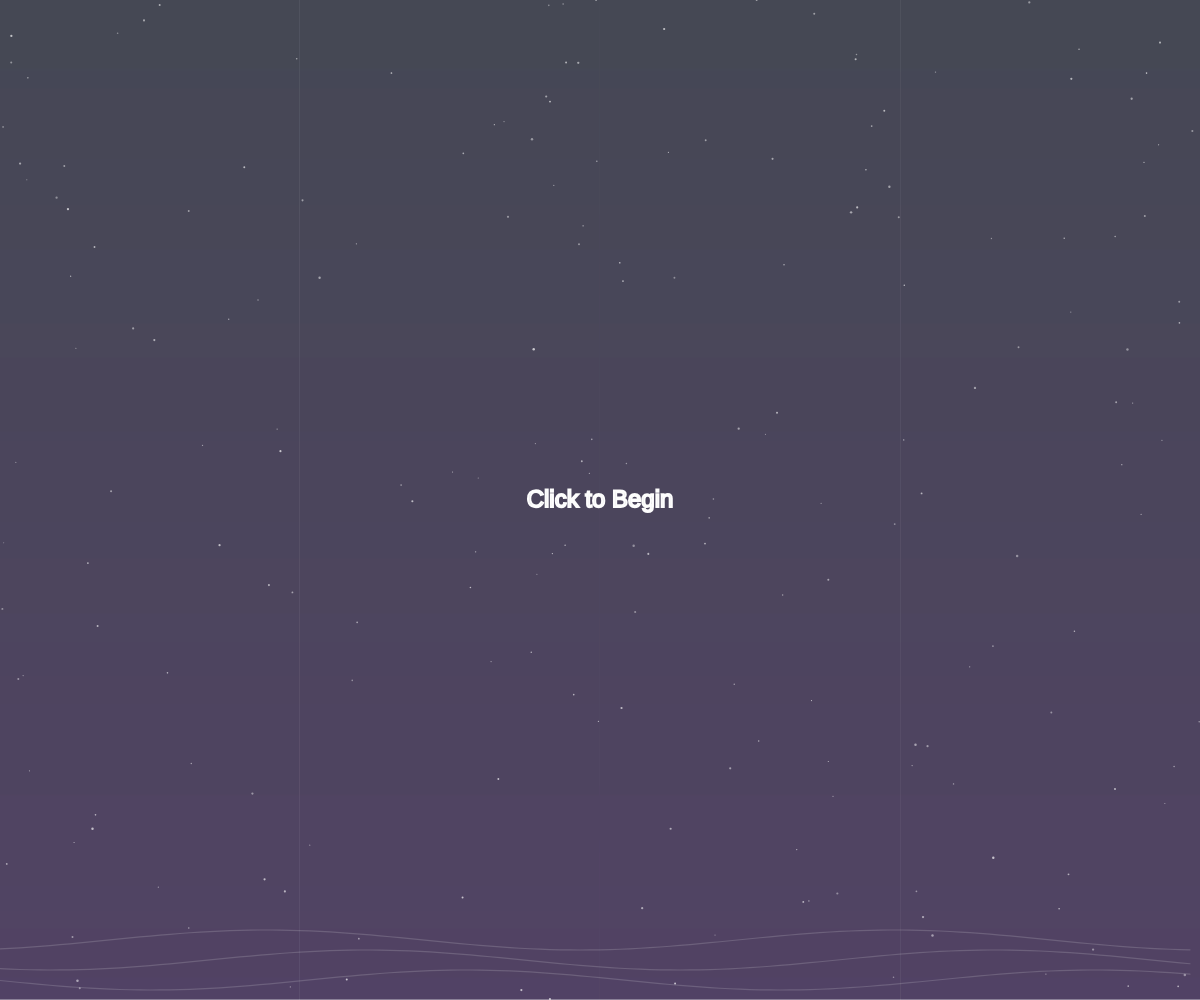
Frame 1 (no input)
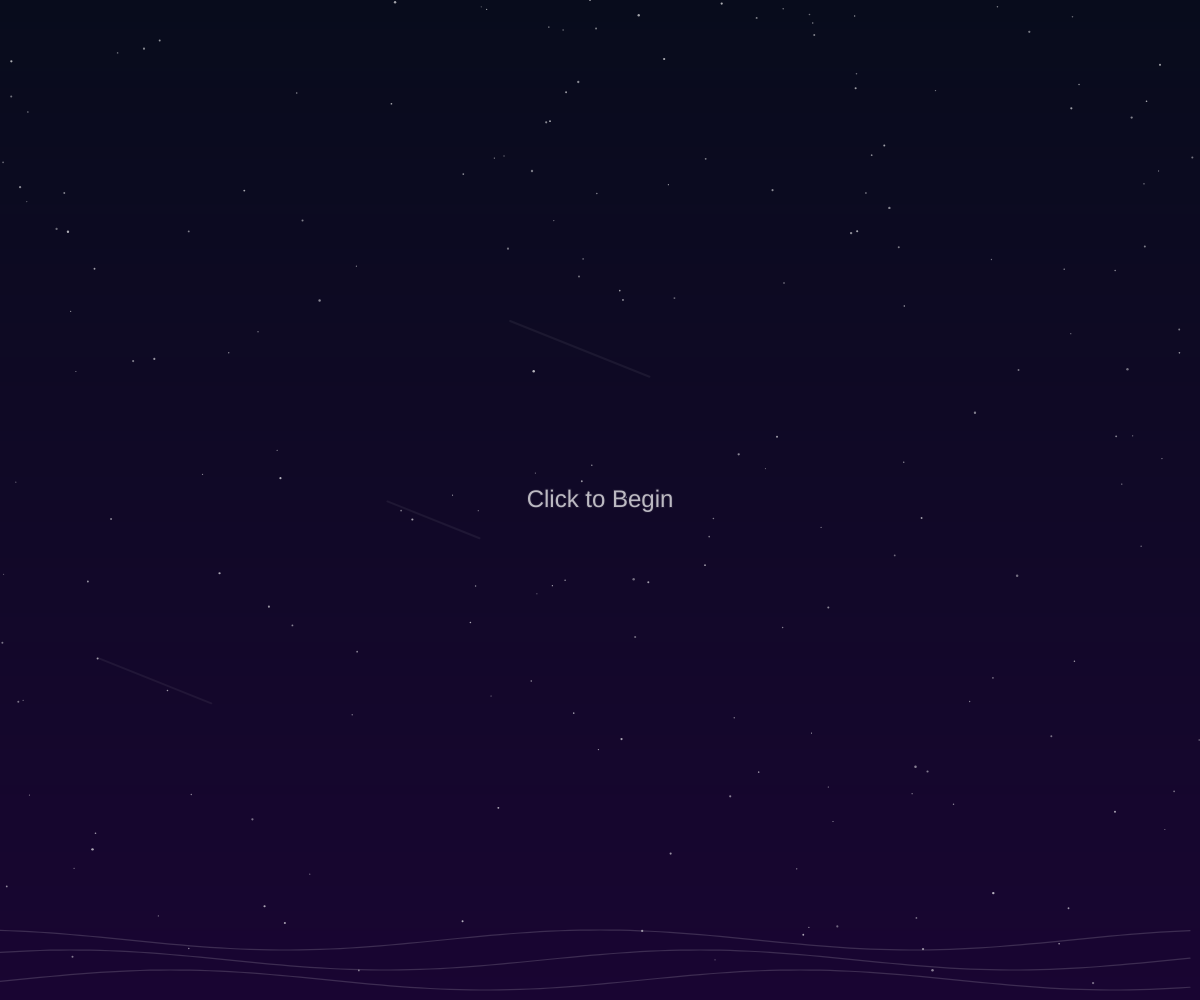
Frame 60 (no input)
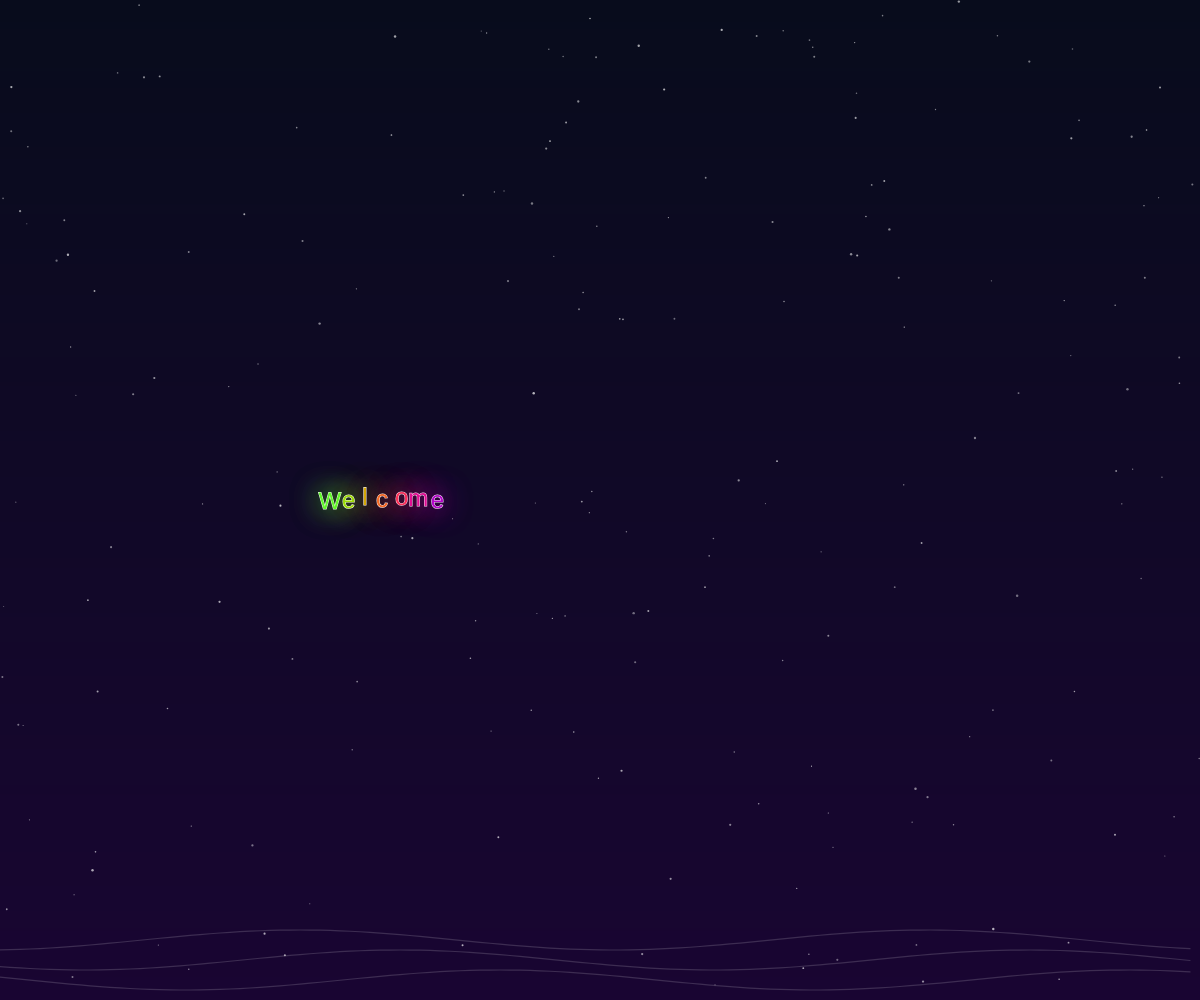
Frame 120 (the mouse pressed at the canvas centre since frame 60)

The p5.js sketch that drew these frames (run headless with seeded random() and noise() and a simulated clock; from frame 60 on, the mouse is pressed at the canvas centre):

// p5.js sketch
// ── sketch.js
let phrases = ["Welcome", " to", " Bath Spa", " University"];
let allLetters = [];
let currentGroup = 0;
let start = false;
let groupDelay = 7;
let frameCounter = 0;
let stars = [];
let shootingStars = [];
let ripples = [];

function setup() {
  createCanvas(windowWidth, windowHeight);
  textSize(50);
  textAlign(CENTER, CENTER);
  for (let i = 0; i < 200; i++) stars.push(new Star());
  for (let i = 0; i < 3; i++) shootingStars.push(new ShootingStar());

  let fullText = phrases.join("");
  let spacing = 18;
  let centerX = width / 2;
  let totalWidth = fullText.length * spacing;
  let startX = centerX - totalWidth / 2;
  let x = startX;

  let charIndex = 0;
  for (let p = 0; p < phrases.length; p++) {
    let line = phrases[p];
    let lineLetters = [];
    for (let i = 0; i < line.length; i++) {
      let char = line[i];
      let targetX = x;
      x += spacing;
      let targetY = height / 2;
      let letter = new RollingLetter(char, random(width), random(height), targetX, targetY, charIndex);
      lineLetters.push(letter);
      charIndex++;
    }
    allLetters.push(lineLetters);
  }
}

function draw() {
  drawGradientBackground();
  drawWaves();

  for (let s of stars) s.update(), s.display();
  for (let s of shootingStars) s.update(), s.display();
  for (let i = ripples.length - 1; i >= 0; i--) {
    ripples[i].update();
    ripples[i].display();
    if (ripples[i].finished) ripples.splice(i, 1);
  }

  if (start) {
    frameCounter++;
    for (let g = 0; g <= currentGroup; g++) {
      for (let l of allLetters[g]) {
        l.update();
        l.display();
      }
    }

    if (frameCounter > groupDelay) {
      let currentLetters = allLetters[currentGroup];
      let done = currentLetters.every(l => l.done);
      if (done && currentGroup < allLetters.length - 1) {
        currentGroup++;
        frameCounter = 0;
      }
    }
  } else {
    fill(255, 180);
    textSize(24);
    text("Click to Begin", width / 2, height / 2);
  }
}

function mousePressed() {
  start = true;
  ripples.push(new Ripple(mouseX, mouseY));
  allLetters.flat().forEach(letter => {
    if (dist(mouseX, mouseY, letter.pos.x, letter.pos.y) < 30) {
      letter.triggerColorEffect();
    }
  });
}

class RollingLetter {
  constructor(letter, x, y, tx, ty, index) {
    this.letter = letter;
    this.pos = createVector(x, y);
    this.target = createVector(tx, ty);
    this.angle = random(TWO_PI);
    this.rotationSpeed = random(0.3, 0.5);
    this.done = false;
    this.phase = index * 0.5;
    this.colorBoost = 0;
    this.opacity = 0;
    this.bouncePhase = random(TWO_PI);
  }

  update() {
    if (!this.done) {
      this.angle += this.rotationSpeed;
      this.pos.lerp(this.target, 0.09);
      if (p5.Vector.dist(this.pos, this.target) < 2) {
        this.done = true;
        this.angle = 0;
      }
    }

    let d = dist(mouseX, mouseY, this.pos.x, this.pos.y);
    this.bounce = (d < 80) ? sin(frameCount * 0.6 + this.bouncePhase) * 10 : 0;
    this.opacity = min(this.opacity + 12, 255);

    if (this.colorBoost > 0) this.colorBoost -= 4;
  }

  display() {
    push();
    translate(this.pos.x, this.pos.y + this.bounce);
    rotate(this.angle);

    let boost = this.colorBoost;
    let r = 130 + 125 * sin(frameCount * 0.05 + this.phase) + boost;
    let g = 130 + 125 * sin(frameCount * 0.05 + this.phase + TWO_PI / 3) + boost;
    let b = 130 + 125 * sin(frameCount * 0.05 + this.phase + (2 * TWO_PI) / 3) + boost;

    drawingContext.shadowBlur = 30;
    drawingContext.shadowColor = color(r, g, b);
    fill(r, g, b, this.opacity);
    stroke(255);
    strokeWeight(1);
    text(this.letter, 0, 0);
    drawingContext.shadowBlur = 0;
    pop();
  }

  triggerColorEffect() {
    this.colorBoost = 160;
  }
}

class Star {
  constructor() { this.reset(); }
  reset() {
    this.x = random(width);
    this.y = random(height);
    this.size = random(1, 2.5);
    this.speed = random(0.3, 0.6);
    this.alpha = random(100, 180);
  }
  update() {
    this.y += this.speed;
    if (this.y > height) { this.reset(); this.y = 0; }
  }
  display() {
    noStroke();
    fill(255, this.alpha);
    ellipse(this.x, this.y, this.size);
  }
}

class ShootingStar {
  constructor() { this.reset(); }
  reset() {
    this.x = random(-width, 0);
    this.y = random(0, height / 2);
    this.len = random(80, 160);
    this.speed = random(8, 14);
    this.alpha = 255;
  }
  update() {
    this.x += this.speed;
    this.y += this.speed * 0.4;
    this.alpha -= 4;
    if (this.alpha < 0) this.reset();
  }
  display() {
    stroke(255, this.alpha);
    strokeWeight(2);
    line(this.x, this.y, this.x - this.len, this.y - this.len * 0.4);
  }
}

class Ripple {
  constructor(x, y) {
    this.x = x;
    this.y = y;
    this.r = 0;
    this.maxR = 100;
    this.finished = false;
  }

  update() {
    this.r += 2;
    if (this.r > this.maxR) this.finished = true;
  }

  display() {
    noFill();
    stroke(255, 150 - this.r);
    strokeWeight(2);
    ellipse(this.x, this.y, this.r * 2);
  }
}

function drawGradientBackground() {
  for (let y = 0; y < height; y++) {
    let inter = map(y, 0, height, 0, 1);
    let c = lerpColor(color(8, 12, 28), color(25, 5, 50), inter);
    stroke(c);
    line(0, y, width, y);
  }
}

function drawWaves() {
  noFill();
  stroke(255, 40);
  strokeWeight(1.2);
  let waveHeight = 10;
  for (let j = 0; j < 3; j++) {
    beginShape();
    for (let x = 0; x < width; x += 10) {
      let y = height - j * 20 - 20 + sin(x * 0.01 + frameCount * 0.05 + j) * waveHeight;
      vertex(x, y);
    }
    endShape();
  }
}

function windowResized() {
  resizeCanvas(windowWidth, windowHeight);
}
